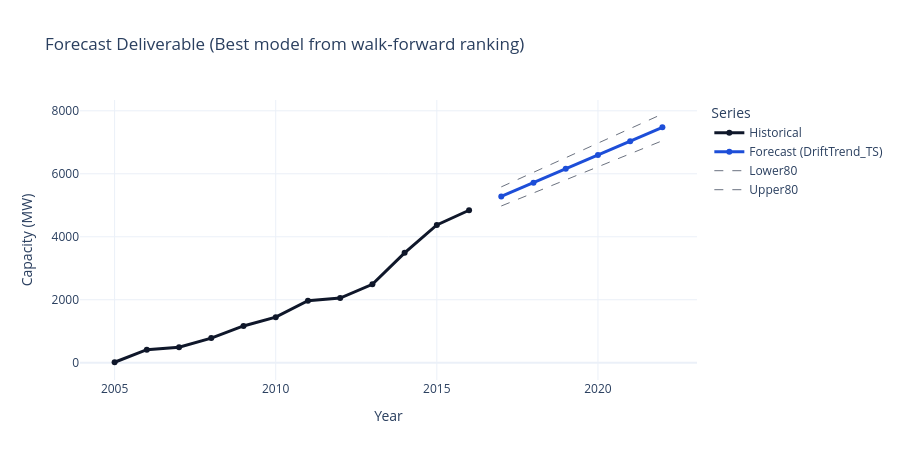

Notebook source saved alongside this figure:
### Code cell
# Forecast deliverable visualization (historical + best-model future + interval).
fig = go.Figure()
fig.add_trace(go.Scatter(
    x=series["Year"],
    y=series["Data"],
    mode="lines+markers",
    name="Historical",
    line={"width": 3, "color": "#0f172a"},
))
fig.add_trace(go.Scatter(
    x=best_path["Year"],
    y=best_path["Forecast_MW"],
    mode="lines+markers",
    name=f"Forecast ({best_model})",
    line={"width": 3, "color": "#1d4ed8"},
))
fig.add_trace(go.Scatter(
    x=best_path["Year"],
    y=best_path["Lower80_MW"],
    mode="lines",
    name="Lower80",
    line={"width": 1, "dash": "dash", "color": "#6b7280"},
))
fig.add_trace(go.Scatter(
    x=best_path["Year"],
    y=best_path["Upper80_MW"],
    mode="lines",
    name="Upper80",
    line={"width": 1, "dash": "dash", "color": "#6b7280"},
))
fig.update_layout(
    template="plotly_white",
    title="Forecast Deliverable (Best model from walk-forward ranking)",
    xaxis_title="Year",
    yaxis_title="Capacity (MW)",
    legend_title="Series",
    height=460,
)
fig.show()

display(best_path[["Year", "Forecast_MW", "Lower80_MW", "Upper80_MW"]].round(2))

### Figure 1 — Plotly figure (JSON) as saved in the notebook; plotly's stock layout.template omitted (floating-point values rounded to 4 significant figures)
{"data": [{"line": {"color": "#0f172a", "width": 3}, "mode": "lines+markers", "name": "Historical", "type": "scatter", "x": [2005, 2006, 2007, 2008, 2009, 2010, 2011, 2012, 2013, 2014, 2015, 2016], "y": [15.0, 414.0, 491.0, 782.0, 1168.0, 1447.0, 1970.0, 2053.0, 2491.0, 3490.0, 4374.0, 4841.0]}, {"line": {"color": "#1d4ed8", "width": 3}, "mode": "lines+markers", "name": "Forecast (DriftTrend_TS)", "type": "scatter", "x": [2017, 2018, 2019, 2020, 2021, 2022], "y": [5280.0, 5719.0, 6158.0, 6597.0, 7035.0, 7474.0]}, {"line": {"color": "#6b7280", "dash": "dash", "width": 1}, "mode": "lines", "name": "Lower80", "type": "scatter", "x": [2017, 2018, 2019, 2020, 2021, 2022], "y": [4977.0, 5392.0, 5806.0, 6221.0, 6635.0, 7050.0]}, {"line": {"color": "#6b7280", "dash": "dash", "width": 1}, "mode": "lines", "name": "Upper80", "type": "scatter", "x": [2017, 2018, 2019, 2020, 2021, 2022], "y": [5583.0, 6046.0, 6509.0, 6972.0, 7435.0, 7898.0]}], "layout": {"height": 460, "legend": {"title": {"text": "Series"}}, "title": {"text": "Forecast Deliverable (Best model from walk-forward ranking)"}, "xaxis": {"title": {"text": "Year"}}, "yaxis": {"title": {"text": "Capacity (MW)"}}}}
